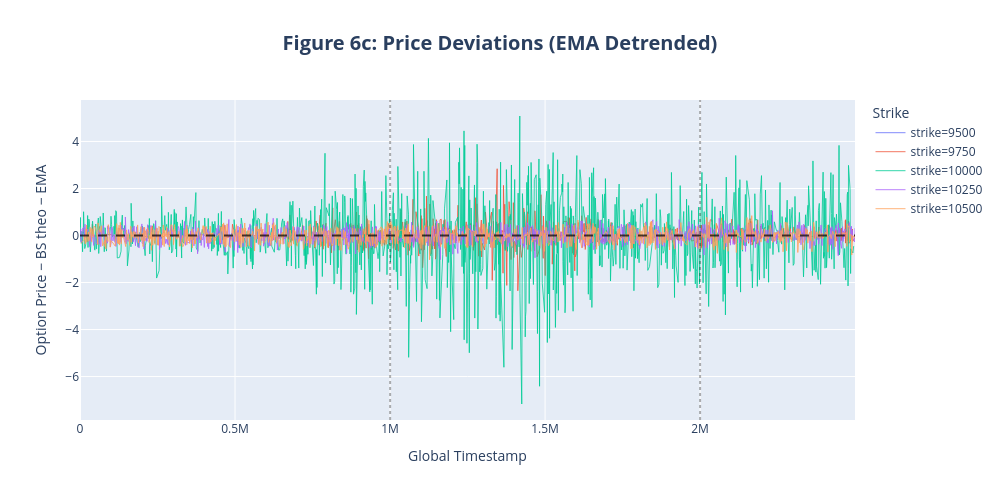

The cell this chart's notebook holds for it:
### Code cell
import plotly.graph_objects as go

# ============================================================
# 3. PRICE DEVIATIONS CALCULATION AND GRAPH (PLOTLY)
# ============================================================
# The EMA window. The Hedgehogs used 30 for options mean reversion.
EMA_WINDOW = 30

# 1. Raw Price Deviation (the one with the upward trend)
iv_plot['price_dev_raw'] = iv_plot['call_price'] - iv_plot['bs_theo']

# 2. THE TRICK (EMA Detrending): We calculate the EMA of the deviation 
# for each strike on each day.
iv_plot['price_dev_ema'] = iv_plot.groupby(['day', 'strike'])['price_dev_raw'].transform(
    lambda x: x.ewm(span=EMA_WINDOW, adjust=False).mean()
)

# 3. Subtract the EMA from the raw deviation.
# This turns the "drift" into a stationary signal for Mean Reversion / Scalping.
iv_plot['price_dev_ema_centered'] = iv_plot['price_dev_raw'] - iv_plot['price_dev_ema']

# 4. Subsampling for Plotly (we draw 1 out of every 20 points so it runs smoothly)
plot_data = iv_plot.iloc[::20]

fig = go.Figure()

# Draw the lines by strike
for strike in [9500, 9750, 10000, 10250, 10500]:
    grp = plot_data[plot_data['strike'] == strike]
    
    fig.add_trace(go.Scatter(
        x=grp['global_ts'],
        y=grp['price_dev_ema_centered'],  # IMPORTANT: We use the EMA-centered series
        mode='lines',
        line=dict(width=1, color=PLOTLY_COLORS[strike]),
        opacity=0.8,
        name=f'strike={strike}'
    ))

# Add horizontal line at Zero (The "Fair Price")
fig.add_hline(y=0, line_dash="dash", line_color="black", opacity=0.7)

# Add vertical lines to separate the competition days
days = iv_plot['day'].unique()
for d in days[1:]:
    day_start = plot_data[plot_data['day'] == d]['global_ts'].min()
    fig.add_vline(x=day_start, line_dash="dot", line_color="black", opacity=0.3)

# Visual configuration to match the Hedgehogs' style
fig.update_layout(
    title=dict(text='<b>Figure 6c: Price Deviations (EMA Detrended)</b>', x=0.5, font=dict(size=20)),
    xaxis_title='Global Timestamp',
    yaxis_title='Option Price − BS theo − EMA',
    legend_title_text='Strike',
    template='plotly',
    height=500,
    width=1000,
    hovermode='x unified'
)

fig.show()

### Figure 1 — Plotly figure (JSON) as saved in the notebook; plotly's stock layout.template omitted (floating-point values rounded to 4 significant figures; data arrays with more than 128 entries replaced by an {"elided": "..."} marker saying what was removed)
{"data": [{"line": {"color": "#636EFA", "width": 1}, "mode": "lines", "name": "strike=9500", "opacity": 0.8, "type": "scatter", "x": [759900, 808300, 843600, 846500, 871800, 895300, 925600, 928900, 933200, 1029200, 1067400, 1081100, 1098000, 1115600, 1128200, 1129600, 1179400, 1189900, 1203500, 1207400, 1211100, 1214500, 1217400, 1243800, 1251400, 1255200, 1261000, 1270400, 1278400, 1282900, 1283800, 1288800, 1298700, 1330000, 1337000, 1344100, 1347300, 1347700, 1349900, 1358300, 1368600, 1385700, 1391900, 1395900, 1401500, 1406000, 1408600, 1415900, 1420300, 1422900, 1425300, 1425700, 1433900, 1436400, 1440500, 1465700, 1470400, 1471800, 1472200, 1485400, 1488200, 1492400, 1521800, 1528500, 1531500, 1549800, 1550300, 1565200, 1581200, 1588300, 1599100, 1607900], "y": [-0.01775, -0.007439, 0.004136, 0.03874, -0.02257, 0.03382, 0.001395, -0.02726, 0.01422, -0.01542, 0.01757, 0.01634, -0.01426, -0.001815, -0.00541, -0.004507, -0.02859, -0.01285, 0.02069, 0.02605, 0.01601, 0.01558, -0.01102, -0.04601, 0.00446, 0.0222, -0.002418, -0.03449, -0.07601, 0.05831, 0.02342, 0.05287, 0.0316, -0.03167, -0.002504, 0.003916, 0.485, -0.02583, -0.004841, -0.00813, -0.04524, -0.02417, -0.0644, -0.006685, -0.007018, -0.0537, -0.05034, -0.04194, -0.05109, -0.01248, 0.0004674, 0.006836, -0.1048, -0.04531, 0.0002829, 0.02642, 0.04886, 0.02011, 0.02375, -0.01157, -0.02355, 0.06962, 0.03252, 0.02694, 0.01309, -0.02984, -0.01527, 0.01737, -0.0009671, -0.0008157, -0.0007564, 0.01451]}, {"line": {"color": "#EF553B", "width": 1}, "mode": "lines", "name": "strike=9750", "opacity": 0.8, "type": "scatter", "x": {"elided": "840 int values"}, "y": {"elided": "840 float values"}}, {"line": {"color": "#00CC96", "width": 1}, "mode": "lines", "name": "strike=10000", "opacity": 0.8, "type": "scatter", "x": {"elided": "1178 int values"}, "y": {"elided": "1178 float values"}}, {"line": {"color": "#AB63FA", "width": 1}, "mode": "lines", "name": "strike=10250", "opacity": 0.8, "type": "scatter", "x": {"elided": "1298 int values"}, "y": {"elided": "1298 float values"}}, {"line": {"color": "#FFA15A", "width": 1}, "mode": "lines", "name": "strike=10500", "opacity": 0.8, "type": "scatter", "x": {"elided": "1302 int values"}, "y": {"elided": "1302 float values"}}], "layout": {"height": 500, "hovermode": "x unified", "legend": {"title": {"text": "Strike"}}, "shapes": [{"line": {"color": "black", "dash": "dash"}, "opacity": 0.7, "type": "line", "x0": 0, "x1": 1, "xref": "x domain", "y0": 0, "y1": 0, "yref": "y"}, {"line": {"color": "black", "dash": "dot"}, "opacity": 0.3, "type": "line", "x0": 1000300, "x1": 1000300, "xref": "x", "y0": 0, "y1": 1, "yref": "y domain"}, {"line": {"color": "black", "dash": "dot"}, "opacity": 0.3, "type": "line", "x0": 2000000, "x1": 2000000, "xref": "x", "y0": 0, "y1": 1, "yref": "y domain"}], "title": {"font": {"size": 20}, "text": "<b>Figure 6c: Price Deviations (EMA Detrended)</b>", "x": 0.5}, "width": 1000, "xaxis": {"title": {"text": "Global Timestamp"}}, "yaxis": {"title": {"text": "Option Price − BS theo − EMA"}}}}
